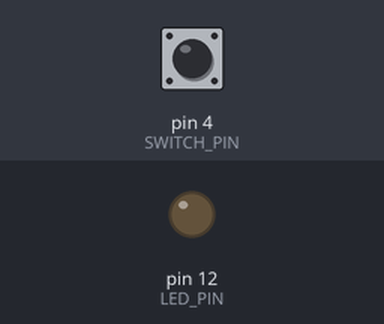
Recording of a sketch running on a simulated Arduino Uno, built with avr-gcc and run on an emulated ATmega328P. Parts: output pins drawn as LEDs (lit = HIGH). Inputs (shaded band) come from the test bench; at power-on: pin 4 (SWITCH_PIN) LOW.

Above: at 1.2 s.
1.3 s: pin 4 (SWITCH_PIN) pulled HIGH for 0.25 s
At 1.7 s:
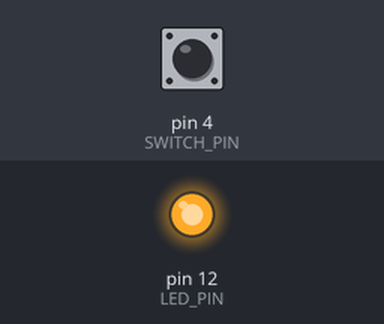
3.3 s: pin 4 (SWITCH_PIN) pulled HIGH for 3.2 s
At 8.0 s:
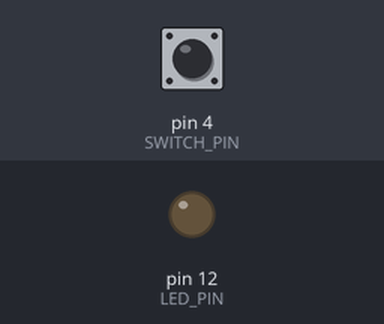
Timing chart, 0 to 9.5 s (numbered marks = the images above; inputs shaded):
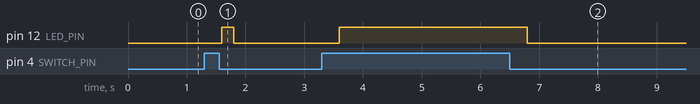

Measured:
- after the input at 1.3 s, pin 12 (LED_PIN): LOW → HIGH after 0.30 s, → LOW 0.20 s later
- after the input at 3.3 s, pin 12 (LED_PIN): LOW → HIGH after 0.30 s, → LOW 3.2 s later

The sketch:

ejercicio_2_code.ino
```cpp
#define SWITCH_PIN 4
#define LED_PIN 12


 bool led_on;

void setup() {

  pinMode(LED_PIN, OUTPUT);
  pinMode(SWITCH_PIN, INPUT);

  led_on = false;
}


void loop() {

  if (led_on == true) {
    digitalWrite(LED_PIN, HIGH);
  } else {
    digitalWrite(LED_PIN, LOW);
  }

  if (digitalRead(SWITCH_PIN) == HIGH) {
    led_on = true;
  } else {
    led_on = false;
  }

  delay(200);
}
```
